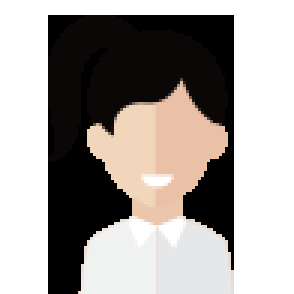
#> input picture img/student.png, 98 x 98 px (shown 3 times larger)
$ python 23.diff_between_two_images.py
#> lines starting #> are read from the running program, lines starting #| are printed output that depends on the picture
# you need to download these 2 librarys to find the differen b/w 2 images


'''
Packages for standard desktop environments (Windows, macOS, almost any GNU/Linux distribution)

run pip install opencv-python if you need only main modules

Best to install "opencv-contrib-python" this library for opencv
run pip install opencv-contrib-python if you need both main and contrib modules (check extra modules listing from OpenCV documentation)
'''


import cv2
import numpy as np


# cv2.imreade use to load the image
# I'm used 2 images to find the diff b/w them
# on img folder in repository have 3 images face.png and face2.png are same images and if you run the code with those images you get if condition
image1 = cv2.imread("img/student.png")
#> image1 is the input picture: shape (98, 98, 3); mean B, G, R 154.2, 157.7, 162.8
# face2 and face.png are same imgaes
# face1 is different image. in this image have one black line at left down corner
image2 = cv2.imread("img/student2.png")
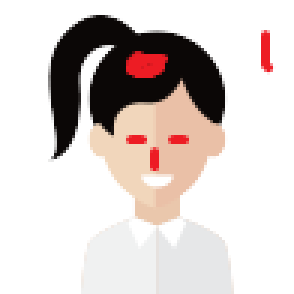
#> input picture img/student2.png, 98 x 98 px (shown 3 times larger)
#> image2 is the input picture: shape (98, 98, 3); mean B, G, R 204.1, 207.1, 215.9


'''
cv2's method subtract fetch the both images or in simple way says that the subtract method subtracting array of image if found any different b/w both images
'''
difference = cv2.subtract(image1, image2)
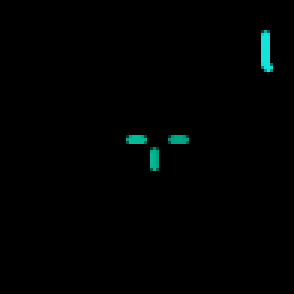
#> difference: shape (98, 98, 3) (shown 3 times larger); mean B, G, R 1.8, 2, 0.1

'''
Then the difference answer will put in numpys any method which find if difference matix values are zero then result in if condition will be true and show the message other wise show the else and also the difference arean on image will be save as result on img folder whcih you will check on img folder and found the difference b/w both images.
'''
result = not np.any(difference) #if difference is all zeros it will return False
#> result = False

if result is True:
    print("The images are the same")
else:
    # cv2's imwrite use to create a image from matrix of difference and show the matrix 1 possition area
    cv2.imwrite("img/result.png", difference)
    print("the images are different")

'''
remeber that on previous class we worded on images and there matrix 0 (zero) and 1 same case happend here. difference method of cv2 will generate the matrix of one on that area which is differ then first image and show the ploted area of that matrix other wise on other case it will generate matrix of zero and have no difference.
'''
